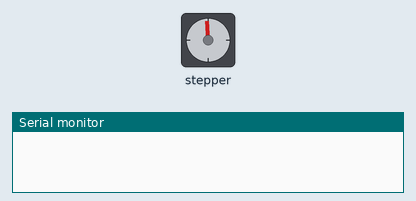
This sketch was run on a simulated Arduino Uno, built with avr-gcc and run on an emulated ATmega328P. On the bench: stepper motor, the last lines printed to the serial monitor. Stepper angles assume 2048 steps per turn.

Above: at 0.15 s.
At 9.73 s:
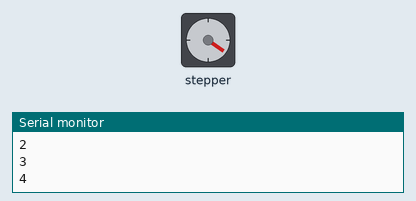
At 19.63 s:
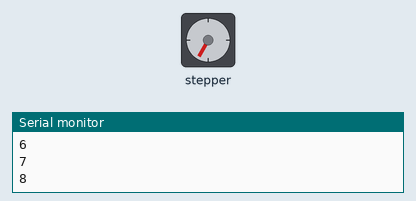
At 39.42 s:
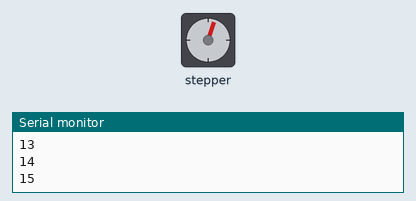
Timing chart, 0 to 40.0 s (numbered marks = the images above):
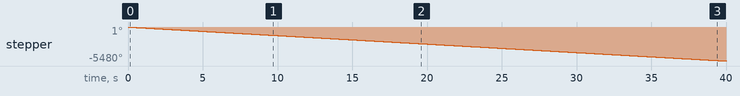

The sketch:

Stepper_motor.ino
```cpp
/*
  Stepper Motor Test with Arduino (Using Stepper Library)
  --------------------------------------------------------
  Description:
  This sketch tests a unipolar stepper motor using the built-in Stepper library.
  The motor is controlled via four digital pins and will rotate a specific number of revolutions.
  The current revolution count is printed to the Serial Monitor.

  Wiring (Stepper Motor to Arduino):
  ----------------------------------
  - IN1  -> D8
  - IN2  -> D9
  - IN3  -> D10
  - IN4  -> D11

  Notes:
  ------
  - The motor completes one full revolution in 2048 steps.
  - Motor speed is set to 23 RPM.
  - It will rotate in reverse direction (-steps) for 123 revolutions.

  Libraries Required:
  -------------------
  - Stepper (built-in with Arduino IDE)
*/

#include <Stepper.h>

const long stepsPerRevolution = 2048; // Number of steps per full rotation
int vong = 1;                          // Counter for number of rotations

// Initialize two stepper motor instances (using the same pins)
Stepper myStepper = Stepper(stepsPerRevolution, 8, 10, 9, 11);
Stepper myStepper2 = Stepper(stepsPerRevolution, 8, 10, 9, 11);

void setup() {
  Serial.begin(9600);           // Start serial communication
  myStepper.setSpeed(23);       // Set motor speed to 23 RPM
  myStepper2.setSpeed(23);      // Optional: set speed for second instance
}

void loop() {
  if (vong < 123) {
    myStepper2.step(-stepsPerRevolution); // Rotate one full turn in reverse
    vong++;
    Serial.println(vong);                 // Print current turn count
  }
}
```

Measured:
- by itself, stepper: keeps turning counter-clockwise at about 137°/s
